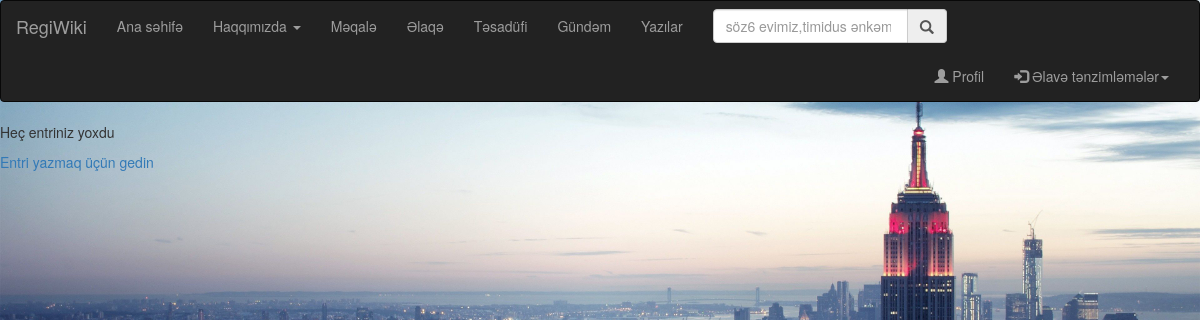
Page /dashboard/1 (signed in) on the earlier database version.
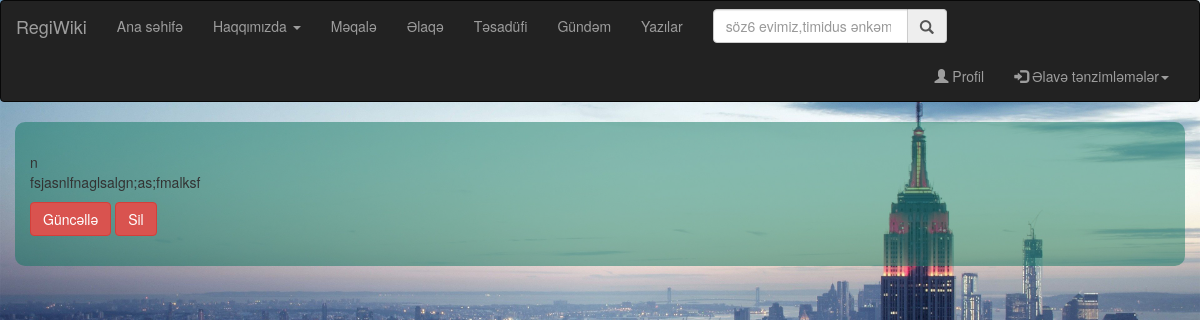
Same page on the later database version.
### bloh/models.py (models this page shows, shortened)
class Addermodel(models.Model):
    name=models.CharField(max_length=100,null=True)
    area=models.ForeignKey(AreaCategorymodel,on_delete=models.CASCADE,related_name='yazi')
    photo=models.ImageField(upload_to='images')
    content=RichTextField()
    author=models.ForeignKey('customer.CustomerModel',on_delete=models.CASCADE,related_name='yazıs')
    wdate=models.DateTimeField(auto_now_add=True)
    udate=models.DateTimeField(auto_now=True)
    class Meta:
        db_table='Yazılanlar'
        verbose_name='Yazı'
        verbose_name_plural='Yazılar'

### customer/models.py (models this page shows)
class CustomerModel(AbstractUser):
    avatar=models.ImageField(upload_to='avatar')
    id = models.AutoField(primary_key=True)
    class Meta:
        db_table='İstifadəçilər'
        verbose_name='Istifadeçi'
        verbose_name_plural='İstifadəçilər'
    def __str__(self):
        return self.username

### bloh/views.py (the view)
# urls.py: path('dashboard/<str:id>',dashboard,name='dashboard'),
@login_required(login_url='/')
def dashboard(request,id):
    customer=CustomerModel.objects.get(id=id)
    Entri=Addermodel.objects.filter(author=customer)
    context={
        'Entri':Entri,
        'customer':customer
    }
    return render(request,'dashboard.html',context)

### templates/dashboard.html
{% extends "index.html" %}
{% block body %}
{% if Entri %}
{% for Ent in Entri  %}
<div class='container'>
<p>{{Ent.author}}<br> {{Ent.content}}</p>
<a href="{% url 'blog:update' Ent.id %}" class='btn btn-danger' type='submit'>Güncəllə</a>
<a href="{% url 'blog:delete' Ent.id %}" class='btn btn-danger' type='submit'>Sil</a>
</div>
<br>
{% endfor %}
{% else %}
<p>Heç entriniz yoxdu</p>
<a href="{% url 'blog:create' %}">Entri yazmaq üçün gedin</a>
{% endif %}
{% endblock body %}

### templates/index.html (shortened to what this page needs)
<!DOCTYPE html> {% load static %}
<html class="menu">
<html>
<head>
    <link rel="stylesheet" type="text/css" href="https://netdna.bootstrapcdn.com/font-awesome/4.0.3/css/font-awesome.css" rel="stylesheet">
    <link rel="stylesheet" href="{% static 'css/style.css' %}">
</head>
<body>
    {% include "includes/navbar.html" %}
     {% block body %}{% endblock body %}
</body>
</html>

### templates/includes/navbar.html (shortened to what this page needs)
<link rel="stylesheet" href="https://maxcdn.bootstrapcdn.com/bootstrap/3.3.7/css/bootstrap.min.css">
<div class="navbar navbar-inverse">
    <div class="container-fluid">
        <div class="row">
            <div class="col-lg-12">
                <div class="navbar-header">
                    <a class="navbar-brand">RegiWiki</a>
                </div>
                <div class="navbar-collapse collapse" id="mobile_menu">
                    <ul class="nav navbar-nav">
                        <li class=""><a href="{% url 'blog:index' %}">Ana səhifə</a></li>
                        <li><a href="#" class="dropdown-toggle" data-toggle="dropdown">Haqqımızda <span class="caret"></span></a>
                        </li>
                        <li><a href="#">Məqalə</a></li>
                        <li><a href="#">Əlaqə</a></li>
                        <li><a href="#">Təsadüfi</a></li>
                        <li><a href="#">Gündəm</a></li>
                        <li><a href="{% url 'blog:dashboard' user.id %}">Yazılar</a></li>
                    </ul>
                    <ul class="nav navbar-nav">
                        <li>
                            <form action="" class="navbar-form">
                                <div class="form-group">
                                    <div class="input-group">
                                        <input type="search" name="search" id="" placeholder="söz6 evimiz,timidus ənkəmiz" class="form-control">
                                        <span class="input-group-addon"><span class="glyphicon glyphicon-search"></span></span>
                                    </div>
                                </div>
                            </form>
                        </li>
                    </ul>
                    <ul class="nav navbar-nav navbar-right">
                        <li><a href="{% url 'customer:profil' user.id %}"><span class="glyphicon glyphicon-user"></span> Profil</a></li>
                        <li><a href="#" class="dropdown-toggle" data-toggle="dropdown"><span class="glyphicon glyphicon-log-in"></span> Əlavə tənzimləmələr<span class="caret"></span></a>
                        </li>
                    </ul>
                </div>
            </div>
        </div>
    </div>
</div>

### static/css/style.css (style rules this page uses)
body { background-image: url("/static/images/11.jpg"); background-repeat: no-repeat, no-repeat; background-size: cover; }
.container { padding-top: 30px; padding-bottom: 30px; margin-left: 250px; border-radius: 10px; background: rgb(167, 16, 16); background: rgba(14, 119, 96, 0.5); }

Differences in the rows shown:
added Addermodel: author "n", content "fsjasnlfnaglsalgn;as;fmalksf"
Other differences:
text no longer shown: "Heç entriniz yoxdu Entri yazmaq üçün gedin"
